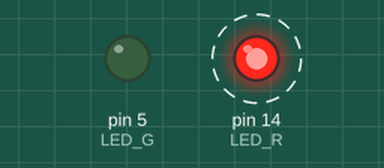
Simulated run of this sketch. Board: Arduino Uno, built with avr-gcc and run on an emulated ATmega328P. Shown: output pins drawn as LEDs (lit = HIGH). Dashed ring = blinking.

Above: at 0.5 s.
At 4.5 s:
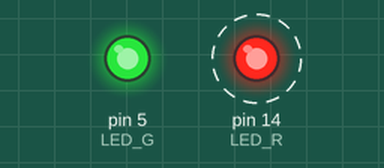
Timing chart, 0 to 7.8 s (numbered marks = the images above):
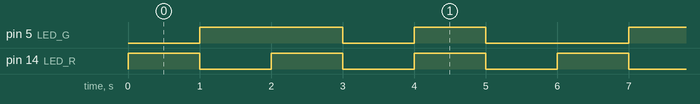

The sketch:

1.ino
```cpp
int LED_R = 14;
int LED_G = 5;

int DelayTime = 1000;

void setup()
{
  pinMode(LED_R, OUTPUT);
  pinMode(LED_G, OUTPUT);
}

void loop()
{
  LED(HIGH, LOW);
  delay(1000);
  LED(LOW, HIGH);
  delay(1000);
  LED(HIGH, HIGH);
  delay(1000);
  LED(LOW, LOW);
  delay(1000);
  LED(HIGH, HIGH);
  delay(1000);
  LED(LOW, LOW);
  delay(1000);
}

void LED(int R_LED, int G_LED)
{
  digitalWrite(LED_R, R_LED);
  digitalWrite(LED_G, G_LED);
}
```

Measured:
- by itself, pin 5 (LED_G): repeats every 6.0 s: LOW 1.0 s, HIGH 1.0 s, LOW 2.0 s, HIGH 2.0 s
- by itself, pin 14 (LED_R): alternates HIGH for 1.0 s and LOW for 1.0 s
- by itself, everything shown: repeats every 6.0 s, in 6 steps
